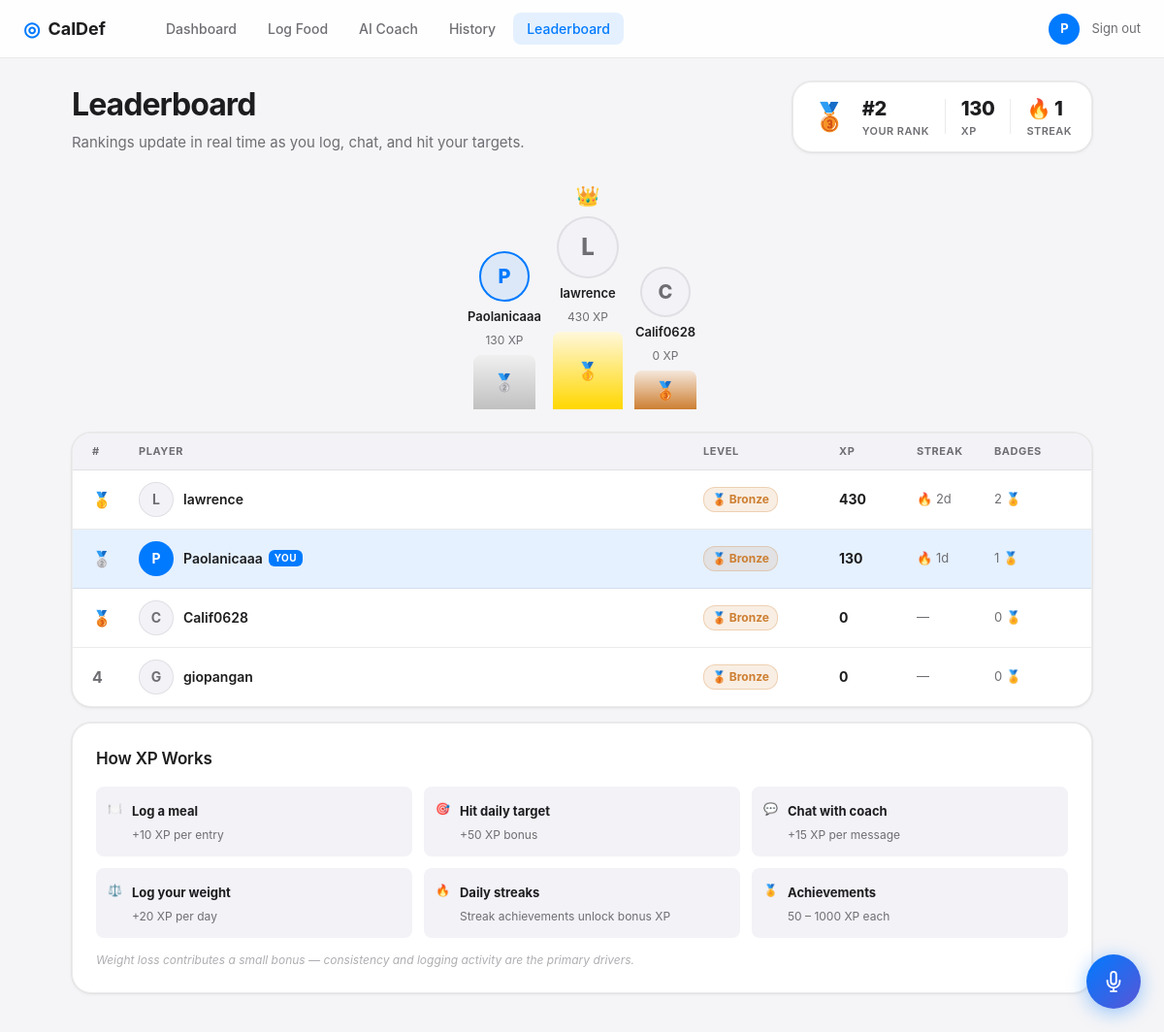
Page /leaderboard (signed in) on the committed database.
### tables this page shows
CREATE TABLE users (
                id INTEGER PRIMARY KEY AUTOINCREMENT,
                username TEXT UNIQUE NOT NULL,
                email TEXT UNIQUE NOT NULL,
                password_hash TEXT NOT NULL,
                created_at TIMESTAMP DEFAULT CURRENT_TIMESTAMP
            );

### app.py (the view)
@app.route("/leaderboard")
@login_required
def leaderboard():
    board = get_leaderboard()
    my_stats = get_user_stats(session["user_id"])
    return render_template("leaderboard.html", board=board,
                           my_id=session["user_id"], my_stats=my_stats)

### app.py (called while the page is built)
@app.context_processor
def inject_now():
    return {"now": datetime.now}

def login_required(f):
    @wraps(f)
    def decorated(*args, **kwargs):
        if "user_id" not in session:
            return redirect(url_for("landing"))
        return f(*args, **kwargs)
    return decorated

### database.py (called while the page is built)
@contextmanager
def get_db():
    conn = sqlite3.connect(DATABASE)
    conn.row_factory = sqlite3.Row
    try:
        yield conn
        conn.commit()
    except Exception:
        conn.rollback()
        raise
    finally:
        conn.close()

### gamification.py (called while the page is built)
def get_level(points: int) -> dict:
    level = LEVELS[0]
    for entry in LEVELS:
        if points >= entry[0]:
            level = entry
    next_threshold = None
    for entry in LEVELS:
        if points < entry[0]:
            next_threshold = entry[0]
            break
    return {
        "name": level[1], "color": level[2], "icon": level[3],
        "next": next_threshold,
        "progress": _level_progress(points, level[0], next_threshold),
    }

def _level_progress(pts, current_min, next_min):
    if next_min is None:
        return 100
    span = next_min - current_min
    earned = pts - current_min
    return min(100, round(earned / span * 100)) if span else 100

def _ensure_row(user_id: int):
    with get_db() as db:
        db.execute("INSERT OR IGNORE INTO user_points (user_id) VALUES (?)", (user_id,))

def get_leaderboard(limit: int = 50) -> list:
    with get_db() as db:
        rows = db.execute(
            """SELECT u.id, u.username,
                      COALESCE(up.total_points, 0)   AS total_points,
                      COALESCE(up.current_streak, 0) AS current_streak,
                      COALESCE(up.longest_streak, 0) AS longest_streak,
                      (SELECT COUNT(*) FROM achievements a WHERE a.user_id = u.id) AS achievement_count
               FROM users u
               LEFT JOIN user_points up ON up.user_id = u.id
               ORDER BY total_points DESC, current_streak DESC
               LIMIT ?""",
            (limit,),
        ).fetchall()
    result = []
    for i, row in enumerate(rows):
        d = dict(row)
        d["rank"] = i + 1
        d["level"] = get_level(d["total_points"])
        result.append(d)
    return result

### templates/leaderboard.html (shortened to what this page needs)
{% extends "base.html" %}
{% block content %}
<div class="page-container">
  <div class="page-header">
    <div>
      <h1 class="page-title">Leaderboard</h1>
      <p class="page-subtitle">Rankings update in real time as you log, chat, and hit your targets.</p>
    </div>
    <div class="my-rank-pill">
      <span class="my-rank-icon">{{ my_stats.level.icon }}</span>
      <div>
        <div class="my-rank-num">#{{ my_stats.rank }}</div>
        <div class="my-rank-label">Your Rank</div>
      </div>
      <div>
        <div class="my-rank-num">{{ my_stats.total_points | int }}</div>
        <div class="my-rank-label">XP</div>
      </div>
      <div>
        <div class="my-rank-num">🔥 {{ my_stats.current_streak }}</div>
        <div class="my-rank-label">Streak</div>
      </div>
    </div>
  </div>
  {% if board|length >= 3 %}
  <div class="podium">
    <div class="podium-place podium-2">
      <div class="podium-avatar {% if board[1].id == my_id %}podium-me{% endif %}">
        {{ board[1].username[0].upper() }}
      </div>
      <div class="podium-name">{{ board[1].username }}</div>
      <div class="podium-pts">{{ board[1].total_points | int }} XP</div>
      <div class="podium-block podium-block-2">🥈</div>
    </div>
    <div class="podium-place podium-1">
      <div class="podium-crown">👑</div>
      <div class="podium-avatar podium-avatar-1 {% if board[0].id == my_id %}podium-me{% endif %}">
        {{ board[0].username[0].upper() }}
      </div>
      <div class="podium-name">{{ board[0].username }}</div>
      <div class="podium-pts">{{ board[0].total_points | int }} XP</div>
      <div class="podium-block podium-block-1">🥇</div>
    </div>
    <div class="podium-place podium-3">
      <div class="podium-avatar {% if board[2].id == my_id %}podium-me{% endif %}">
        {{ board[2].username[0].upper() }}
      </div>
      <div class="podium-name">{{ board[2].username }}</div>
      <div class="podium-pts">{{ board[2].total_points | int }} XP</div>
      <div class="podium-block podium-block-3">🥉</div>
    </div>
  </div>
  {% endif %}
  <div class="card lb-card">
    <div class="lb-thead">
      <span>#</span>
      <span>Player</span>
      <span>Level</span>
      <span>XP</span>
      <span>Streak</span>
      <span>Badges</span>
    </div>
    {% for player in board %}
    <div class="lb-row {% if player.id == my_id %}lb-row-me{% endif %} {% if player.rank <= 3 %}lb-row-top{% endif %}">
      <span class="lb-rank">
        {% if player.rank == 1 %}🥇
        {% elif player.rank == 2 %}🥈
        {% elif player.rank == 3 %}🥉
        {% else %}{{ player.rank }}{% endif %}
      </span>
      <span class="lb-user">
        <div class="lb-avatar {% if player.id == my_id %}lb-avatar-me{% endif %}">
          {{ player.username[0].upper() }}
        </div>
        <span class="lb-username">
          {{ player.username }}
          {% if player.id == my_id %}<span class="lb-you">You</span>{% endif %}
        </span>
      </span>
      <span>
        <span class="level-badge" style="background: {{ player.level.color }}22; color: {{ player.level.color }}; border: 1px solid {{ player.level.color }}44;">
          {{ player.level.icon }} {{ player.level.name }}
        </span>
      </span>
      <span class="lb-xp">{{ player.total_points | int }}</span>
      <span class="lb-streak">
        {% if player.current_streak > 0 %}
          🔥 {{ player.current_streak }}d
        {% else %}—{% endif %}
      </span>
      <span class="lb-badges">{{ player.achievement_count }} 🏅</span>
    </div>
    {% else %}
    <div class="empty-state">
      <div class="empty-icon">🏆</div>
      <p>No players yet — be the first!</p>
    </div>
    {% endfor %}
  </div>
  <div class="card scoring-guide">
    <h3 class="card-title">How XP Works</h3>
    <div class="scoring-grid">
      <div class="score-item"><span class="score-icon">🍽️</span><div><b>Log a meal</b><br><span>+10 XP per entry</span></div></div>
      <div class="score-item"><span class="score-icon">🎯</span><div><b>Hit daily target</b><br><span>+50 XP bonus</span></div></div>
      <div class="score-item"><span class="score-icon">💬</span><div><b>Chat with coach</b><br><span>+15 XP per message</span></div></div>
      <div class="score-item"><span class="score-icon">⚖️</span><div><b>Log your weight</b><br><span>+20 XP per day</span></div></div>
      <div class="score-item"><span class="score-icon">🔥</span><div><b>Daily streaks</b><br><span>Streak achievements unlock bonus XP</span></div></div>
      <div class="score-item"><span class="score-icon">🏅</span><div><b>Achievements</b><br><span>50 – 1000 XP each</span></div></div>
    </div>
    <p class="scoring-note">Weight loss contributes a small bonus — consistency and logging activity are the primary drivers.</p>
  </div>
</div>
{% endblock %}

### rows in the picture
users: username "P", username "Paolanicaaa", shows "YOU", level.icon "🥉", level.name "Bronze", total_points "130", current_streak "1", achievement_count "1"
users: username "L", username "lawrence", level.icon "🥉", level.name "Bronze", total_points "430", current_streak "2", achievement_count "2"
users: username "C", username "Calif0628", level.icon "🥉", level.name "Bronze", total_points "0", achievement_count "0"
users: rank "4", username "G", username "giopangan", level.icon "🥉", level.name "Bronze", total_points "0", achievement_count "0"

### other values in the picture
{{ session.username[0].upper() }} "P"
{{ my_stats.level.icon }} "🥉"
{{ my_stats.rank }} "2"
{{ my_stats.total_points | int }} "130"
{{ my_stats.current_streak }} "1"
{{ board[1].total_points | int }} "130"
{{ board[0].total_points | int }} "430"
{{ board[2].total_points | int }} "0"
